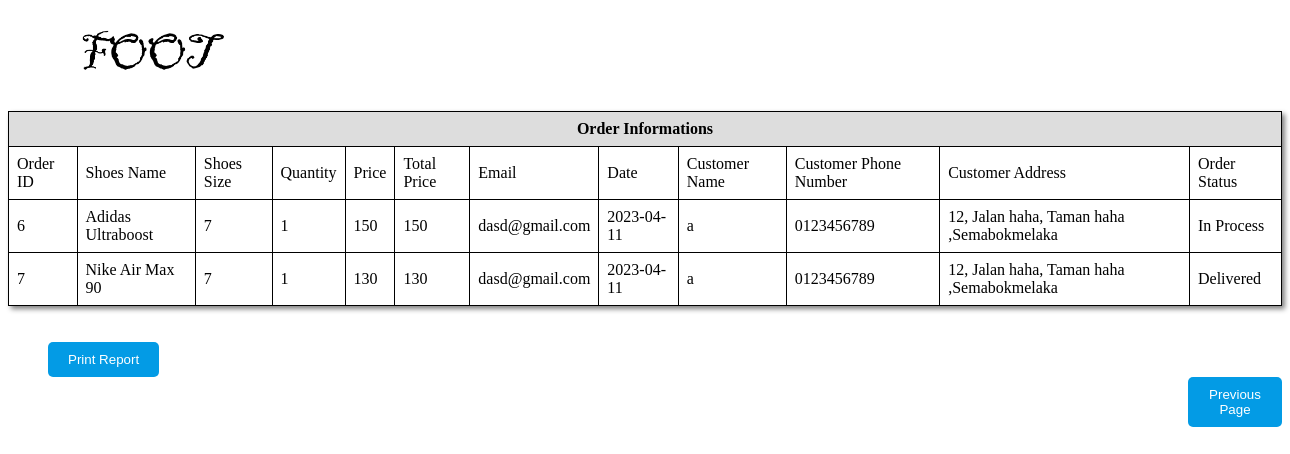
The app's page /reportorder.php, older data.
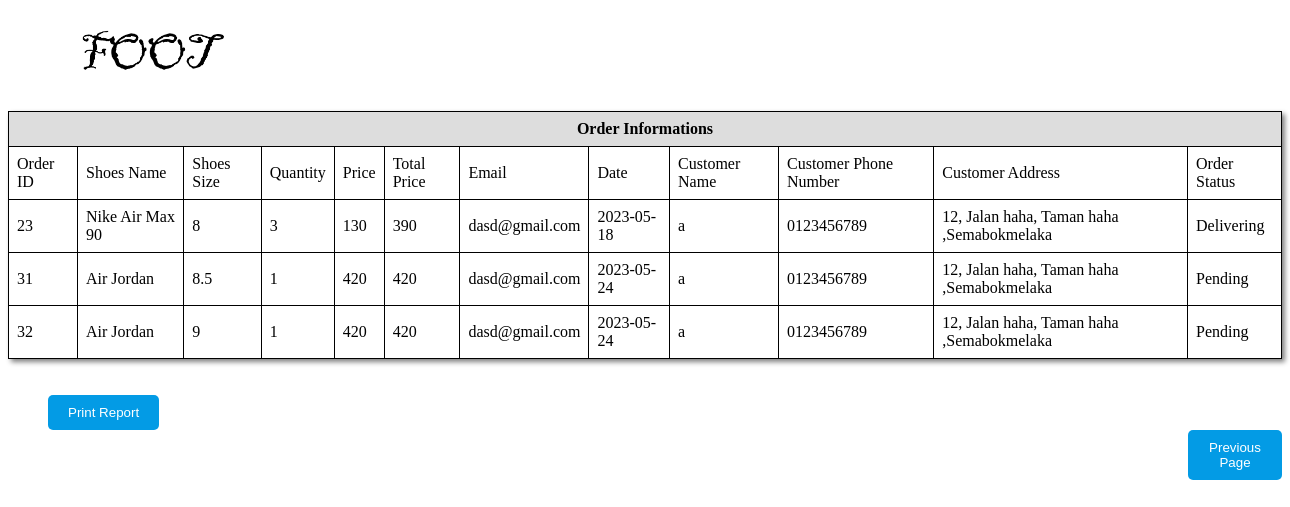
The same page, newer data.
### tables this page shows
CREATE TABLE `history` (
  `her_id` int(11) NOT NULL,
  `order_num` int(11) NOT NULL,
  `her_shoesname` varchar(50) NOT NULL,
  `her_size` varchar(10) NOT NULL,
  `her_quantity` int(11) NOT NULL,
  `her_price` int(11) NOT NULL,
  `her_email` varchar(30) NOT NULL,
  `user_id` int(11) NOT NULL,
  `order_status` varchar(20) NOT NULL DEFAULT 'Pending',
  `her_date` date NOT NULL,
  `shoe_image` varchar(255) NOT NULL,
  `his_name` varchar(50) NOT NULL,
  `his_email` varchar(50) NOT NULL,
  `his_pn` varchar(30) NOT NULL,
  `his_address` varchar(80) NOT NULL,
  `his_state` varchar(20) NOT NULL,
  `his_code` varchar(30) NOT NULL,
  `his_cardnum` varchar(30) NOT NULL,
  `his_cardname` varchar(30) NOT NULL,
  `his_cardmonth` varchar(3) NOT NULL,
  `his_cardyear` varchar(3) NOT NULL,
  `his_securecode` varchar(5) NOT NULL,
  `total` int(30) NOT NULL
);

### reportorder.php (the view, shortened to what this page needs)
<?php
    include 'conn.php';
    $id =$_GET['admin_id'];
?>
<!DOCTYPE html>
<html lang="en">
<head>
</head>
<body>
<?php
        $sql = "select * from history";
        $result = mysqli_query($conn,$sql);
    ?>
      <div >
        <h1 style='margin-left: 70px; '><img class="logo" src="image/foot.png" alt="logo"></h1>
      </div>
      <div class="User_form">
        <table cellpadding="0px" cellspacing="0px"  rules="none" frame="border" style="box-shadow: 3px 3px 5px grey">
            <tr>
            <th colspan="12" style="text-align: center;">
                Order Informations
                </th>
            </tr>
            <tr >
          <td>Order ID</td>
          <td>Shoes Name </td>
          <td>Shoes Size</td>
          <td>Quantity</td>
          <td>Price</td>
          <td>Total Price</td>
          <td>Email</td>
          <td>Date</td>
          <td>Customer Name</td>
          <td>Customer Phone Number</td>
          <td>Customer Address</td>
          <td>Order Status</td>
            </tr>
         <?php
         while($row = mysqli_fetch_array($result))
        {
            $total=0;
            $p=$row["her_price"];
            $q=$row["her_quantity"];
            $subtotal=$p*$q;
            $total =  $total + $subtotal;
         ?>
            <tr>
          <td><?php echo $row["her_id"]; ?></td>
          <td><?php echo $row["her_shoesname"];	?></td>
          <td><?php echo $row["her_size"];	?></td>
          <td><?php echo $row["her_quantity"];?></td>
          <td><?php echo $row["her_price"];?></td>
          <td><?php echo  $total;?></td>
          <td><?php echo $row["her_email"];?></td>
          <td><?php echo $row["her_date"];?></td>
          <td><?php echo $row["his_name"];?></td>
          <td><?php echo $row["his_pn"];?></td>
          <td><?php echo $row["his_address"];?><?php echo $row["his_state"];?></td>
          <td><?php echo $row["order_status"];?></td>
            </tr>
            <?php
        }
        ?>
        </table>
        <br><br>
        <button id="print" onclick="window.print();" style='margin-left: 40px'>Print Report</button>
        <a href="manageorder.php?admin_id=<?php echo $id ?>"><button id="backbtn" name="backbtn" style='margin-left: 1180px'>Previous Page </button></a>
</div>
</body>
</html>

### reportorder.php (style rules this page uses)
table { border-collapse: collapse; width: 100%; }
th, td { border: 1px solid black; padding: 8px; text-align: left; flex-wrap: wrap; justify-content: center; align-items: center; }
th { background-color: #ddd; }
#print { margin-left: 150px; background-color: #039be5; color: #fff; padding: 10px 20px; border: none; border-radius: 5px; cursor: pointer; }
#backbtn { background-color: #039be5; color: #fff; padding: 10px 20px; border: none; border-radius: 5px; cursor: pointer; }
.logo { width:150px; margin: 0; height:60px; padding: 0; }

Row changes from the older to the newer data that the page shows:
removed history: her_id "6", her_shoesname "Adidas Ultraboost", her_size "7", her_quantity "1", her_price "150", total "150", her_email "dasd@gmail.com", her_date "2023-04-11", his_name "a", his_pn "0123456789", his_address "12, Jalan haha, Taman haha ,Semabok", his_state "melaka", order_status "In Process"
removed history: her_id "7", her_shoesname "Nike Air Max 90", her_size "7", her_quantity "1", her_price "130", total "130", her_email "dasd@gmail.com", her_date "2023-04-11", his_name "a", his_pn "0123456789", his_address "12, Jalan haha, Taman haha ,Semabok", his_state "melaka", order_status "Delivered"
added history: her_id "23", her_shoesname "Nike Air Max 90", her_size "8", her_quantity "3", her_price "130", total "390", her_email "dasd@gmail.com", her_date "2023-05-18", his_name "a", his_pn "0123456789", his_address "12, Jalan haha, Taman haha ,Semabok", his_state "melaka", order_status "Delivering"
added history: her_id "31", her_shoesname "Air Jordan", her_size "8.5", her_quantity "1", her_price "420", total "420", her_email "dasd@gmail.com", her_date "2023-05-24", his_name "a", his_pn "0123456789", his_address "12, Jalan haha, Taman haha ,Semabok", his_state "melaka", order_status "Pending"
added history: her_id "32", her_shoesname "Air Jordan", her_size "9", her_quantity "1", her_price "420", total "420", her_email "dasd@gmail.com", her_date "2023-05-24", his_name "a", his_pn "0123456789", his_address "12, Jalan haha, Taman haha ,Semabok", his_state "melaka", order_status "Pending"
